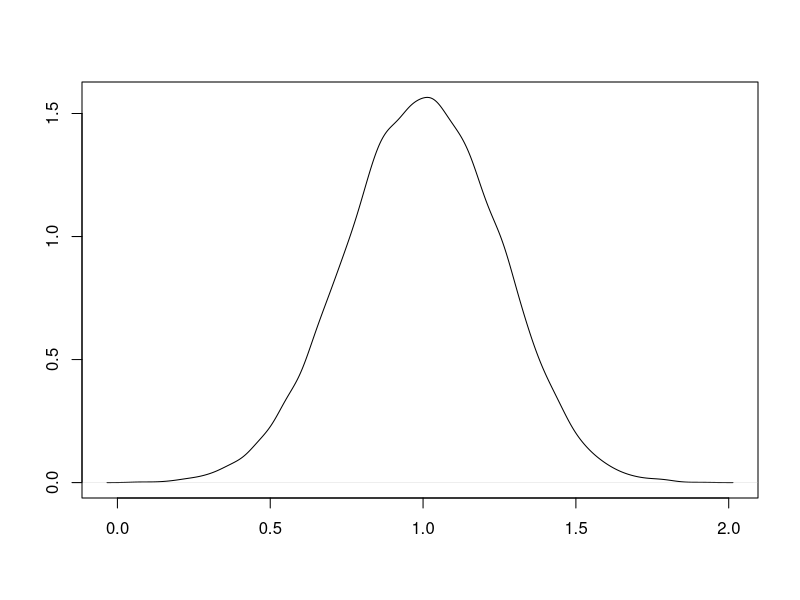
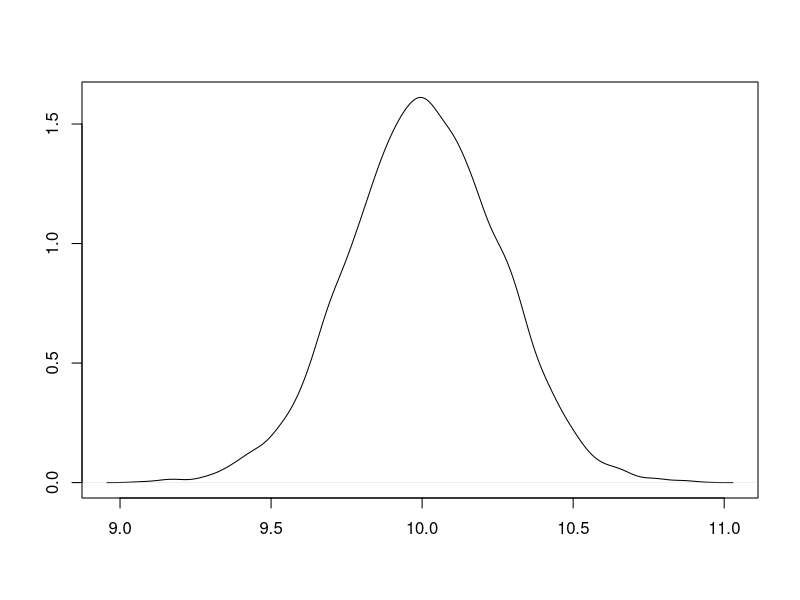
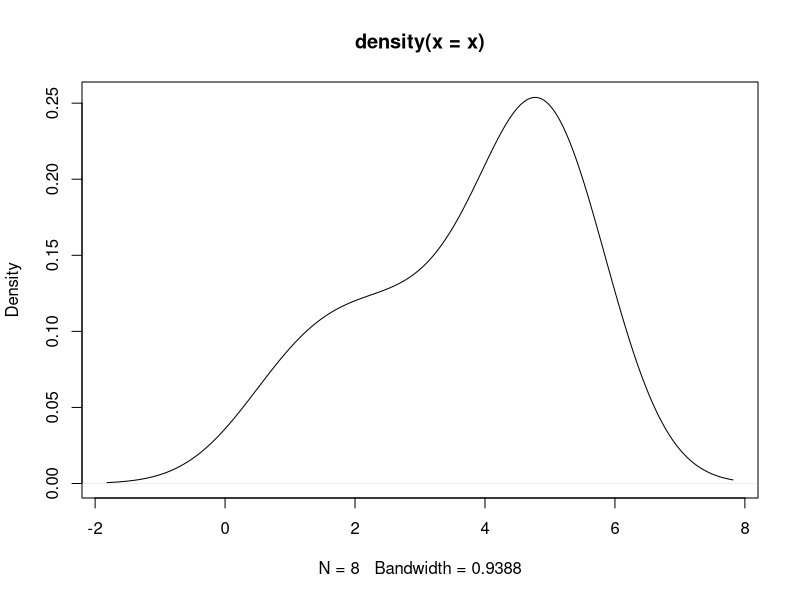

Source code (R) for these figures, in order:
## ---- chunk 1

x<-rnorm(n=10000, mean=1, sd=.25)
plot(density(x), type='l', main='', ylab='', xlab='')
## ---- chunk 2
z<-rnorm(n=10000, mean=10, sd=.25)
plot(density(z), type='l', main='', ylab='', xlab='')
## ---- chunk 3

x <- c(1, 2, 3, 4, 5, 5, 5, 5)
plot(density(x), type = 'l')
## ---- chunk 4
name <- "madeline"
## ---- chunk 5
print("Join the riot")
## ---- chunk 6
print("Potatos have no bones")
## ---- chunk 7
print("Studies show potatos are made up of 14 mg calcium")

print("For a 213g potato that is 0.000066% percent calcium! Not enough for bones...")
